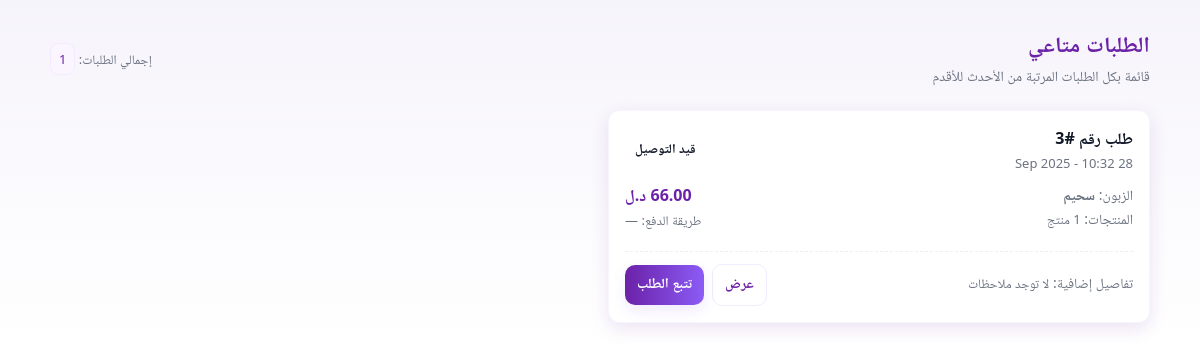
Page /my_orders/ (signed in) on the earlier database version.
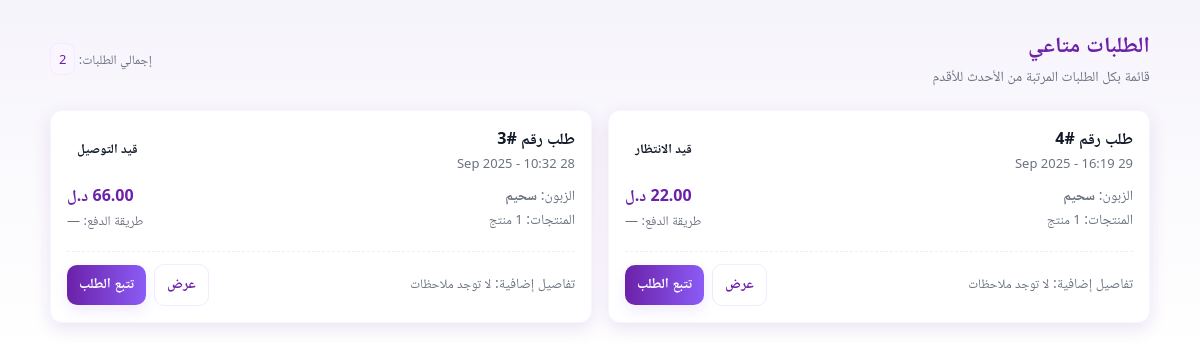
Same page on the later database version.
### Order/models.py (models this page shows, shortened)
class Order(models.Model):
    STATUS_CHOICES = [
        ('pending', 'قيد الانتظار'),
        ('قيد التوصيل', 'قيد التوصيل'),  # خيار جديد
        ('مكتمل', 'مكتمل'),
        ('ملغي', 'ملغى'),
    ]
    user = models.ForeignKey(CustomUser, on_delete=models.CASCADE)
    created_at = models.DateTimeField(auto_now_add=True)
    status = models.CharField(max_length=20, choices=STATUS_CHOICES, default='pending')
    total_price = models.DecimalField(max_digits=10, decimal_places=2)

### Account/models.py (models this page shows)
class CustomUser(AbstractUser):
    USER_TYPE_CHOICES = (
        ('vendor', 'Vendor'),
        ('customer', 'Customer'),
    )
    user_type = models.CharField(max_length=10, choices=USER_TYPE_CHOICES, default='customer')

### Order/views.py (the view)
# urls.py: path('my_orders/',my_orders,name='my_orders'),
@login_required
def my_orders(request):
    orders = Order.objects.filter(user=request.user).order_by('-created_at')
    return render(request, 'Order/my_orders.html', {'orders': orders})

### templates/Order/my_orders.html (shortened to what this page needs)
<!DOCTYPE html>
<html lang="ar">
<head>
</head>
<body>
  <div class="container">
    <header>
      <div>
        <h1>الطلبات متاعي</h1>
        <div class="sub">قائمة بكل الطلبات المرتبة من الأحدث للأقدم</div>
      </div>
      <div class="small">إجمالي الطلبات: <span class="tag">{{ orders|length }}</span></div>
    </header>
    {% if orders %}
      <div class="orders-grid">
        {% for order in orders %}
          <article class="card">
            <div class="order-top">
              <div>
                <div class="order-id">طلب رقم #{{ order.id }}</div>
                <div class="order-date">{{ order.created_at|date:"d M Y - H:i" }}</div>
              </div>
              <div style="text-align:right">
                {% if order.status %}
                  <span class="status ">
                    {{ order.get_status_display|default:order.status }}
                  </span>
                {% else %}
                  <span class="status processing">قيد المعالجة</span>
                {% endif %}
              </div>
            </div>
            <div class="order-body">
              <div style="display:flex;align-items:center;justify-content:space-between;gap:12px;flex-wrap:wrap">
                <div class="meta">
                  <div>الزبون: <strong>{{ order.user.get_full_name|default:order.user.username }}</strong></div>
                  <div>المنتجات: <span class="small">{{ order.items.count|default:"-" }} منتج</span></div>
                </div>
                <div style="text-align:left">
                  <div class="price">{{ order.total_price|default:"0.00" }} د.ل</div>
                  <div class="small">طريقة الدفع: {{ order.payment_method|default:"—" }}</div>
                </div>
              </div>
              <div class="order-row">
                <div class="meta">تفاصيل إضافية: <span class="small">{{ order.notes|default:"لا توجد ملاحظات" }}</span></div>
                <div class="actions">
                  <a class="btn ghost" href="{% url 'Order:order_detail' order.id %}">عرض</a>
                  <a class="btn" href="">تتبع الطلب</a>
                </div>
              </div>
            </div>
          </article>
        {% endfor %}
      </div>
    {% endif %}
  </div>
</body>
</html>

### templates/Order/my_orders.html (style rules this page uses)
:root { --bg:#f6f4fb; --card:#ffffff; --purple-1:#6b21a8; --purple-2:#8b5cf6; --muted:#6b7280; --success:#16a34a; --danger:#dc2626; --shadow: 0 6px 18px rgba(107,33,168,0.12); --radius:12px; --maxw:1100px; }
* { box-sizing:border-box }
body { margin:0; font-family: "Segoe UI", Roboto, "Noto Naskh Arabic", Arial, sans-serif; background:linear-gradient(180deg, var(--bg), #fff); color:#111827; -webkit-font-smoothing:antialiased; -moz-osx-font-smoothing:grayscale; padding:28px 16px; direction: rtl; }
.container { max-width:var(--maxw); margin:0 auto; }
header { display:flex; align-items:center; justify-content:space-between; gap:12px; margin-bottom:20px; }
header h1 { margin:0; font-size:22px; color:var(--purple-1); letter-spacing:0.2px; }
.sub { color:var(--muted); font-size:14px; }
.orders-grid { display:grid; grid-template-columns:1fr; gap:16px; }
@media (min-width:820px) { .orders-grid { grid-template-columns: repeat(2, 1fr); } }
.card { background:var(--card); border-radius:var(--radius); box-shadow:var(--shadow); padding:16px; border:1px solid rgba(99,102,241,0.06); }
.order-top { display:flex; align-items:center; justify-content:space-between; gap:12px; margin-bottom:12px; }
.order-id { font-weight:700; color:#111827; }
.order-date { color:var(--muted); font-size:13px; }
.status { padding:6px 10px; border-radius:999px; font-size:13px; font-weight:600; display:inline-block; }
.order-body { display:flex; gap:12px; flex-direction:column; }
.order-row { display:flex; align-items:center; justify-content:space-between; gap:8px; border-top:1px dashed #efefef; padding-top:12px; margin-top:6px; }
.meta { font-size:14px; color:var(--muted); }
.price { font-weight:700; color:var(--purple-1); font-size:16px; }
.actions { display:flex; gap:8px; align-items:center; }
.btn { border:0; padding:8px 12px; border-radius:10px; cursor:pointer; font-weight:600; font-size:14px; background:linear-gradient(90deg,var(--purple-1),var(--purple-2)); color:#fff; box-shadow: 0 6px 14px rgba(139,92,246,0.12); text-decoration:none; display:inline-flex; align-items:center; gap:8px; }
.btn.ghost { background:transparent; color:var(--purple-1); border:1px solid rgba(139,92,246,0.12); box-shadow:none; }
.small { font-size:13px; color:var(--muted); }
.tag { display:inline-block; padding:6px 8px; border-radius:8px; font-size:13px; background:#faf5ff; color:var(--purple-1); border:1px solid rgba(139,92,246,0.06) }

Differences in the rows shown:
added Order: id "4", created_at "29 Sep 2025 - 16:19", status "قيد الانتظار", user.get_full_name "سحيم", items.count "1", payment_method "—", notes "لا توجد ملاحظات"
Other differences:
{{ orders|length }}: "1" → "2"
